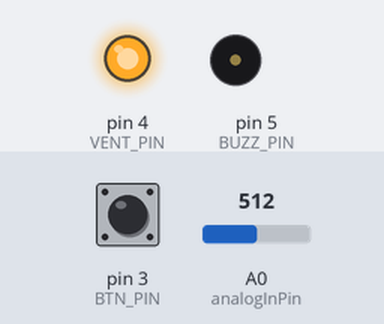
The sketch below on a simulated Arduino Uno, built with avr-gcc and run on an emulated ATmega328P. Parts: output pins drawn as LEDs (lit = HIGH), buzzer (waves = sounding, pin HIGH). The inputs (shaded band) are chosen by the test bench; at power-on: A0 (analogInPin) = 512, pin 3 (BTN_PIN) HIGH. What the sketch prints to the serial monitor is not drawn.

Above: at 1.8 s.
1.9 s: A0 (analogInPin) set to 0
At 5.2 s:
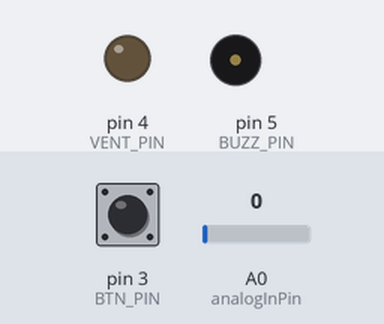
5.5 s: pin 3 (BTN_PIN) pulled LOW for 3.2 s
At 7.4 s:
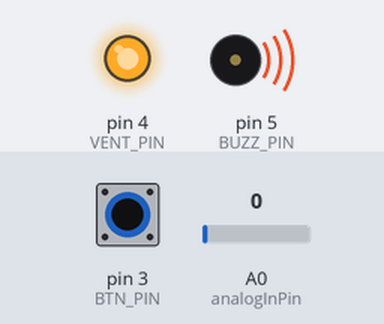
10.5 s: pin 3 (BTN_PIN) pulled LOW for 1.2 s
At 11.3 s:
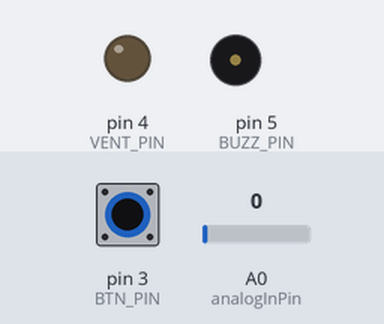
13.2 s: A0 (analogInPin) set to 14
17.2 s: A0 (analogInPin) set to 17
At 20.3 s:
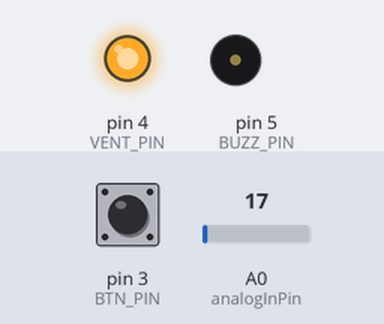
Timing chart, 0 to 21.5 s (numbered marks = the images above; inputs shaded):
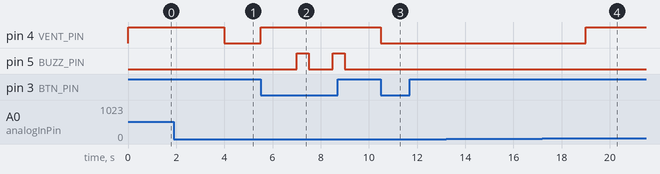

Measured:
- the behaviour switches between 15 and 16 on A0 (analogInPin) (found by bisection; images 3 and 4)
- after the input at 1.9 s, pin 4 (VENT_PIN): HIGH → LOW after 2.1 s
- after the input at 5.5 s, pin 4 (VENT_PIN): LOW → HIGH at once; pin 5 (BUZZ_PIN): alternates HIGH for 0.50 s and LOW for 1.0 s, starting after 1.5 s
- after the input at 10.5 s, pin 4 (VENT_PIN): HIGH → LOW at once
- after the input at 13.2 s, every drawn part: stays the same
- after the input at 17.2 s, pin 4 (VENT_PIN): LOW → HIGH after 1.8 s

The sketch:

Registrator.ino
```cpp
// (licence header left out)
#include <VirtualWire.h>

const int BTN_PIN = 3;
const int VENT_PIN = 4;
const int BUZZ_PIN = 5;
const int analogInPin = A0;  // Analog input pin that the potentiometer is attached to

const int OnDensity = 15;
const int OffDensity = 1;
const long ManualShortOnDurationSec = 300; //5 minute
const long ManualLongOnDurationSec = 1800; //30 minute
const int PressSwitchLongOnMiliSec = 1000; //1 sec
const int DrebezgMiliSec = 20;

volatile boolean buttonPressed = false;
volatile int Density = 0;
volatile int AvgDensity = 0;
volatile int Density2 = 0;
volatile int Density1 = 0;
volatile unsigned long lastChangeTime = 0;
volatile unsigned long currTime = 0;
volatile unsigned long VentOnTime = 0;
volatile boolean ventOn = false;
volatile int ventMode = 0;  //0-off, 1-densityOn, 2-manualShortOn, 3-manualLongOn

void setup()
{
    pinMode(BTN_PIN, INPUT_PULLUP);
    pinMode(VENT_PIN, OUTPUT);
    pinMode(BUZZ_PIN, OUTPUT);
    Serial.begin(9600);	  // Debugging only
    Serial.println("setup");

    attachInterrupt(1, changeBtn, CHANGE); // привязываем 1-е прерывание к функции changeBtn(). 1 - номер прерывания (pin 3)
}

void loop()
{
    Density = analogRead(analogInPin);
    calcAvgDensity();

  if (ventMode==0 && AvgDensity > OnDensity)
  {
      ventOn = true;
      ventMode=1;
      switchVent();
  }
  else if (ventMode==1 && AvgDensity < OffDensity)
  {
      ventOn = false;
      ventMode=0;
      switchVent();
  };

  delay(1000);

  currTime = millis();
  if (ventMode==2 || ventMode==3)
  {
    if (VentOnTime>currTime)
    {
      VentOnTime=0;
    }

    if (buttonPressed && (currTime-lastChangeTime > PressSwitchLongOnMiliSec)) //долго удерживали
    {
      digitalWrite(BUZZ_PIN, true);
      delay(500);
      digitalWrite(BUZZ_PIN, false);
    }

    if ((ventMode==2 && (currTime - VentOnTime > ManualShortOnDurationSec*1000)) || (ventMode==3 && (currTime - VentOnTime > ManualLongOnDurationSec*1000)))
    {
      ventOn = false;
      ventMode = 0;
      switchVent();
    }
  }
}

void changeBtn()
{
  buttonPressed = false;
  if (ventMode!=1)  //не включен по влажности
  {
     currTime = millis();
     if (currTime<lastChangeTime) //millis was reseted
     {
       lastChangeTime=0;
     }
     if (currTime - lastChangeTime > DrebezgMiliSec) //new change (ne drebezg)
     {
         buttonPressed = !digitalRead(BTN_PIN);  //store new condition
         if (buttonPressed)
         {
           if (ventMode==0)
           {
             ventMode=2;
             VentOnTime=currTime;
             ventOn = true;
           }
           else
           {
             ventMode=0;
             ventOn = false;
           }
           switchVent();
         }
         else //отпустили кнопку
         {
           if (ventMode==2 && (currTime-lastChangeTime > PressSwitchLongOnMiliSec)) //долго удерживали
           {
             ventMode = 3;
           }
         }
     }
     lastChangeTime = currTime;
  }
}

void switchVent()
{
  digitalWrite(VENT_PIN, ventOn);
}

//average density for 3 last measures
void calcAvgDensity()
{
  AvgDensity = (Density2 + Density1 + Density)/3;
  Density2 = Density1;
  Density1 = Density;
}
```
